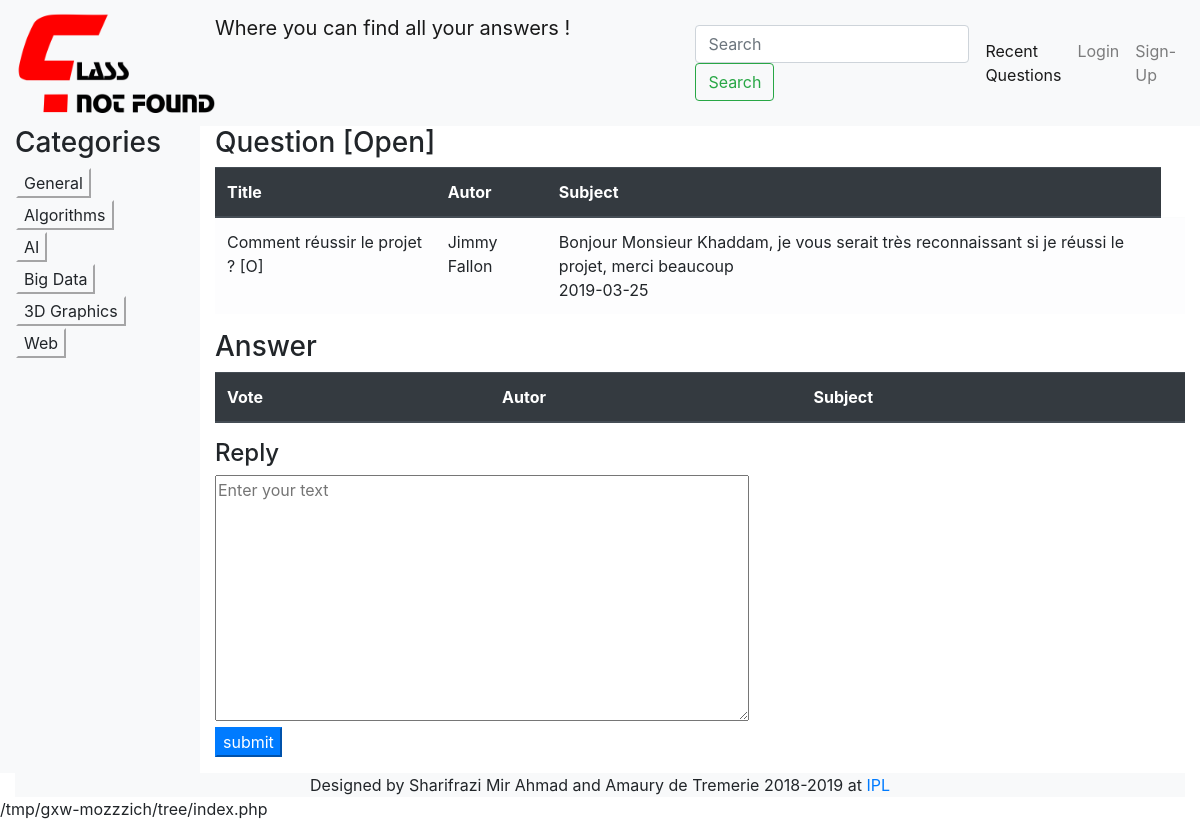
The app's page /index.php?action=question&id=5 with its own data.
### tables this page shows
CREATE TABLE IF NOT EXISTS `categories` (
  `id_category` int(11) NOT NULL AUTO_INCREMENT,
  `name` varchar(255) NOT NULL,
  PRIMARY KEY (`id_category`)
);

CREATE TABLE IF NOT EXISTS `questions` (
  `id_question` int(11) NOT NULL AUTO_INCREMENT,
  `id_member` int(11) NOT NULL,
  `id_category` int(11) NOT NULL,
  `title` varchar(255) NOT NULL,
  `subject` text NOT NULL,
  `date` date NOT NULL,
  `state` set('S','O','D') NOT NULL,
  `right_answer` int(11) DEFAULT NULL,
  PRIMARY KEY (`id_question`),
  KEY `id_member` (`id_member`),
  KEY `id_category` (`id_category`),
  KEY `right_answer` (`right_answer`)
);

CREATE TABLE IF NOT EXISTS `members` (
  `id_member` int(11) NOT NULL AUTO_INCREMENT,
  `name` varchar(255) NOT NULL,
  `last_name` varchar(255) NOT NULL,
  `email` varchar(255) NOT NULL,
  `password` varchar(60) NOT NULL,
  `activated` tinyint(1) NOT NULL,
  `admin` tinyint(1) NOT NULL,
  PRIMARY KEY (`id_member`)
);

### models/Db.php (called while the page is built, shortened)
<?php
class Db{
    private $_db;
    private function __construct()
    {
        $config = parse_ini_file("config/config.ini");
        try {
            $this->_db = new PDO('mysql:host='.$config['db_host'].';dbname='.$config['db_name'].';charset=utf8',$config['db_user'],$config['db_password']);
            $this->_db->setAttribute(PDO::ATTR_ERRMODE,PDO::ERRMODE_EXCEPTION);
            $this->_db->setAttribute(PDO::ATTR_DEFAULT_FETCH_MODE,PDO::FETCH_OBJ);
        }
        catch (PDOException $e) {
            die('Fail to connect to the database: '.$e->getMessage());
        }
    }
    public function question_id($id){
        $query= "SELECT * FROM questions WHERE id_question = :id";
        $ps= $this->_db->prepare($query);
        $ps->bindValue(':id',$id);
        $ps->execute();
        $row=$ps->fetch();
        return $question= new Question($row->id_question,$row->title,$row->subject,$row->date,$row->state,$this->select_right_answers($row->right_answer),$this->select_user_id($row->id_member));
    }
    public function select_right_answers($id){
        $query= "SELECT * FROM answers WHERE id_answer = :id";
        $ps= $this->_db->prepare($query);
        $ps->bindValue(':id',$id);
        $ps->execute();
        $answer = new Answer(0,null,null,null,null,null);
        while($row=$ps->fetch()){
            $member = $this->select_user_id($row->id_member);
            $answer= new Answer($row->id_answer,$row->subject,$row->date,$member,null,null);
        }
        return $answer;
    }
    public function select_user_id($id){
        $query = 'SELECT * from members WHERE id_member=:id';
        $ps = $this->_db->prepare($query);
        $ps->bindValue(':id',$id);
        $ps->execute();
        $row=$ps->fetch();
        return $member = new Member($row->id_member, $row->name, $row->last_name, $row->email, $row->password, $row->admin, $row->activated);
    }
    public function select_category(){
        $query= "SELECT * FROM categories";
        $ps= $this->_db->prepare($query);
        $ps->execute();
        $array= array();
        while($row=$ps->fetch()){
            $array[]= new Category($row->id_category,$row->name);
        }
        return $array;
    }
}

### models/Category.class.php (called while the page is built)
<?php
class Category{
    private $_id_category;
    private $_name;
    public function __construct($id_category,$name){
        $this->_id_category=$id_category;
        $this->_name=$name;
    }
    public function getIdCategory()
    {
        return $this->_id_category;
    }
    public function getName()
    {
        return $this->_name;
    }
}
?>

### controllers/QuestionController.php (called while the page is built, shortened)
<?php
class QuestionController{
    private $_db;
    public function __construct($db){
        $this->_db = $db;
    }
    public function html_spe($unsecure){
        $secure = htmlspecialchars($unsecure);
        return $secure;
    }
    public function run()
    {
        $class='';
        $state='';
        $question = $this->_db->question_id($this->html_spe($_GET['id']));
        $question = $this->_db->question_id($this->html_spe($_GET['id']));
        if($question->getState() == 'O'){
            $class='table-light';
            $state='Open';
        }
        require_once(VIEWS_WAY . 'question.php');
    }
}

### models/Question.class.php (called while the page is built, shortened)
<?php
class Question{
    private $_title;
    private $_subject;
    private $_date;
    private $_state;
    private $_user;
    public function __construct($id_question,$title,$subject,$date,$state,$right_answer,$user){
        $this->_title=$title;
        $this->_subject=$subject;
        $this->_date=$date;
        $this->_state=$state;
        $this->_user=$user;
    }
    public function getTitle()
    {
        return $this->_title;
    }
    public function getSubject()
    {
        return $this->_subject;
    }
    public function getDate()
    {
        return $this->_date;
    }
    public function getState()
    {
        return $this->_state;
    }
    public function getUser()
    {
        return $this->_user;
    }
}
?>

### models/Member.class.php (called while the page is built, shortened)
<?php
class Member{
    private $_name;
    private $_last_name;
    public function __construct($id_member, $name, $last_name, $email, $password, $admin, $activated){
        $this->_name=$name;
        $this->_last_name=$last_name;
    }
    public function getName()
    {
        return $this->_name;
    }
    public function getLastName()
    {
        return $this->_last_name;
    }
}
?>

### views/category.php (the view)
<div class="col-md-2 bg-light">
 <h3>Categories</h3>
  <form>
   <table>
       <?php for ($i = 0; $i < count($category_array); $i++) { ?>
           <tr>
               <td><input type="submit" class="btn-light" value="<?php echo $category_array[$i]->getName(); ?>" name="category[<?php echo $category_array[$i]->getIdCategory(); ?>]"></td>
           </tr>
       <?php } ?>
   </table>
  </form>
 </div>

### views/question.php (shortened to what this page needs)
 <div class="col-md-10">
  <h3> Question [<?php echo $state?>]</h3>
  <table class="table table-hover">
     <thead class="thead-dark">
        <tr>
            <th>Title</th>
            <th>Autor</th>
            <th>Subject</th>
        </tr>
     </thead>
     <tbody>
      <tr class="<?php echo $class?>">
        <td><?php echo $question->getTitle().' ['.$question->getState().']' ?></td>
        <td><?php echo $question->getUser()->getName().' '.$question->getUser()->getLastName(); ?></td>
        <td><?php echo $question->getSubject() ?>
            <br>
            <?php echo $question->getDate() ?>
        </td>
        <td>
        </td>
      </tr>
     </tbody>
   </table>
   <h3>Answer</h3>
   <table class="table table-hover">
     <thead class="thead-dark">
     <tr>
        <th>Vote</th>
        <th>Autor</th>
        <th>Subject</th>
     </tr>
    </thead>
   </table>
    <h4>Reply</h4>
  <form method=POST>
    <textarea name="reply" placeholder="Enter your text" rows="10" cols="50" required></textarea>
    <p><input type="submit" class="btn-primary" value="submit"></p>
  </form>
 </div>
</div>

### records on screen
categories: name "General"
categories: name "Algorithms"
categories: name "AI"
categories: name "Big Data"
categories: name "3D Graphics"
categories: name "Web"
questions: state "Open", title "Comment réussir le projet ?", state "O", subject "Bonjour Monsieur Khaddam, je vous serait très reconnaissant si je réussi le projet, merci beaucoup", date "2019-03-25"
members: name "Jimmy", last_name "Fallon"
